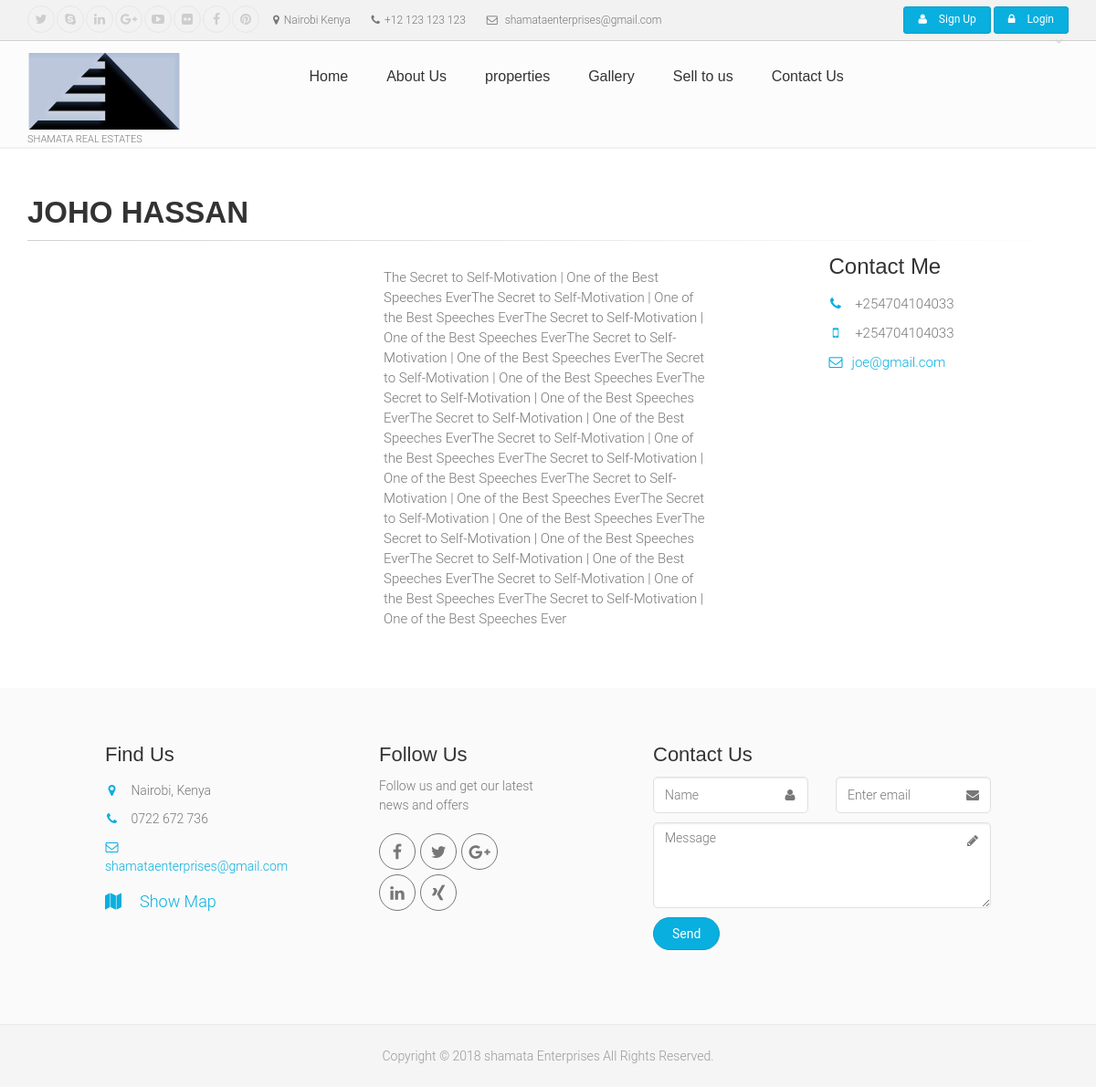
The page /team/1/ on the database as committed earlier.
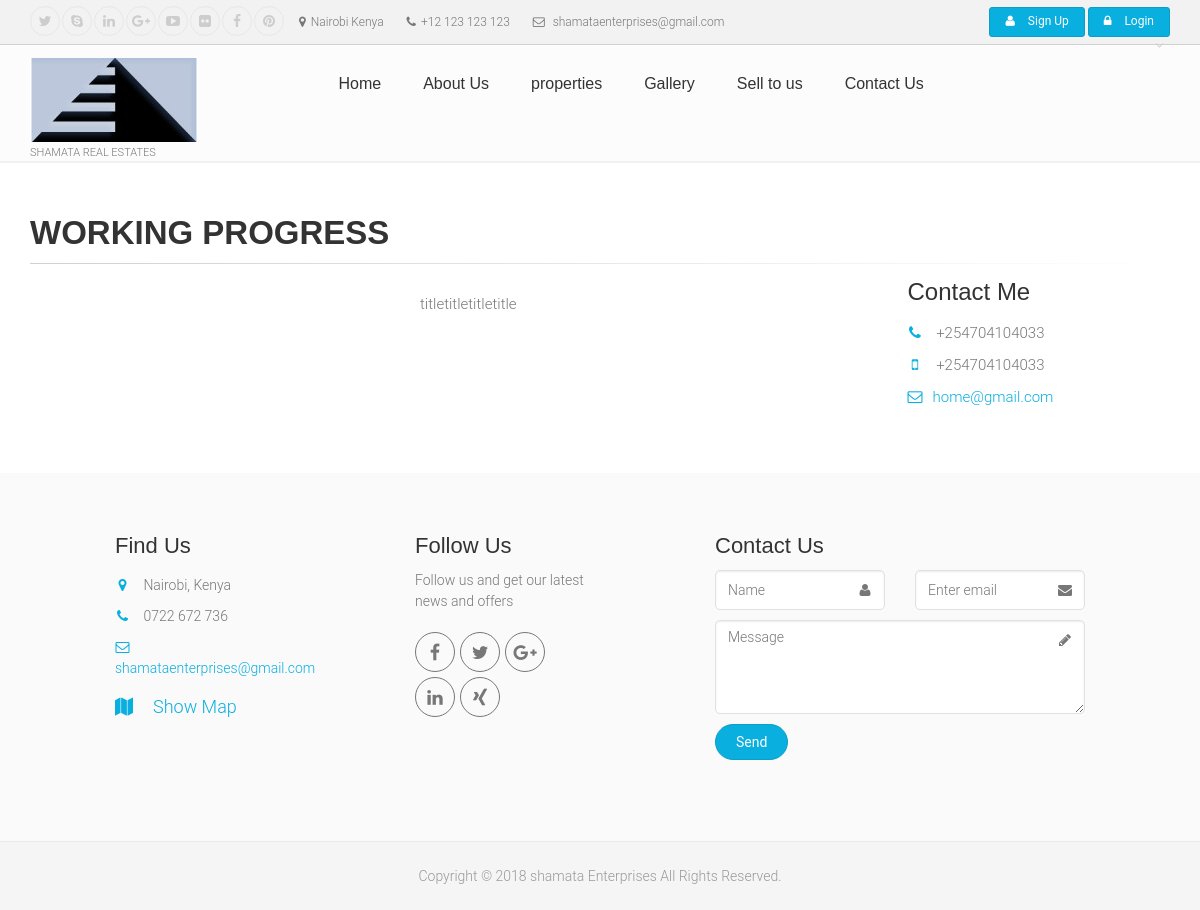
The same page on the database as committed later.
### Teammembers/models.py (models this page shows, shortened)
class Team_Meamber(models.Model):
    name = models.CharField(max_length=100)
    role = models.CharField(max_length=100)
    details = models.TextField()
    phone_number = PhoneNumberField(blank=True, null=True)
    email = models.EmailField()
    image = models.ImageField(upload_to=upload_location) #null=False,blank=False

### Teammembers/views.py (the view)
# urls.py: url(r'^(?P<id>\d+)/$',team_member_detailview,name='detail'),
def team_member_detailview(request,id=None):
    instance = get_object_or_404(Team_Meamber,id=id)
    context = {
        "instance": instance
    }
    template_name = 'Teammembers/member_detail.html'
    return render(request, template_name, context)

### Teammembers/templates/Teammembers/member_detail.html (shortened to what this page needs)
{% extends "Main/base.html" %}
{% load staticfiles %}
{% block content %}
  {% include "Main/navigation.html" %}
			<section class="main-container">
				<div class="container">
					<div class="row">
						<div class="main col-md-12">
							<h1 class="page-title">{{ instance.name }}</h1>
							<div class="separator-2"></div>
							<div class="row">
								<div class="col-sm-4">
								</div>
								<div class="col-lg-4 col-sm-5">
									<p> {{ instance.details|linebreaks}}</p>
								</div>
								<div class="col-sm-3 col-lg-offset-1">
									<h3 class="title">Contact Me</h3>
									<ul class="list-icons">
										<li><i class="fa fa-phone pr-10 text-default"></i> {{ instance.phone_number }}</li>
										<li><i class="fa fa-mobile pr-10 text-default"></i> {{ instance.phone_number }}</li>
										<li><a href="mailto:{{ instance.email }}"><i class="fa fa-envelope-o pr-10"></i>{{ instance.email }}</a></li>
									</ul>
                                </div>
							</div>
						</div>
					</div>
				</div>
			</section>
      {% include "Main/footer.html" %}
{% endblock content %}

Rows that differ between the two databases and show on the page:
changed Team_Meamber: name "JOHO HASSAN" → "WORKING PROGRESS"; details "The Secret to Self-Motivation | One of the Best Speeches EverThe Secret to Self-Motivation | One of the Best Speeches EverThe Secret to Self-Motivation | One of the Best Speeches EverThe Secret to Self-Motivation | One of the Best Speeches EverThe Secret to Self-Motivation | One of the Best Speeches EverThe Secret to Self-Motivation | One of the Best Speeches EverThe Secret to Self-Motivation | One of the Best Speeches EverThe Secret to Self-Motivation | One of the Best Speeches EverThe Secret to Self-Motivation | One of the Best Speeches EverThe Secret to Self-Motivation | One of the Best Speeches EverThe Secret to Self-Motivation | One of the Best Speeches EverThe Secret to…" → "titletitletitletitle"; email "joe@gmail.com" → "home@gmail.com"
